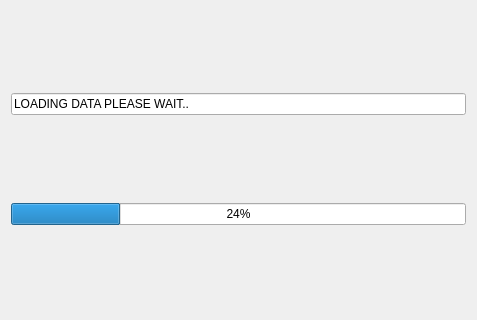
<?xml version="1.0" encoding="UTF-8"?>
<ui version="4.0">
 <class>Dialog</class>
 <widget class="QDialog" name="Dialog">
  <property name="geometry">
   <rect>
    <x>0</x>
    <y>0</y>
    <width>477</width>
    <height>320</height>
   </rect>
  </property>
  <property name="windowTitle">
   <string>Dialog</string>
  </property>
  <layout class="QVBoxLayout" name="verticalLayout">
   <item>
    <widget class="QLineEdit" name="lineEdit">
     <property name="text">
      <string>LOADING DATA PLEASE WAIT..</string>
     </property>
    </widget>
   </item>
   <item>
    <widget class="QProgressBar" name="progressBar">
     <property name="value">
      <number>24</number>
     </property>
    </widget>
   </item>
  </layout>
 </widget>
 <resources/>
 <connections/>
</ui>
